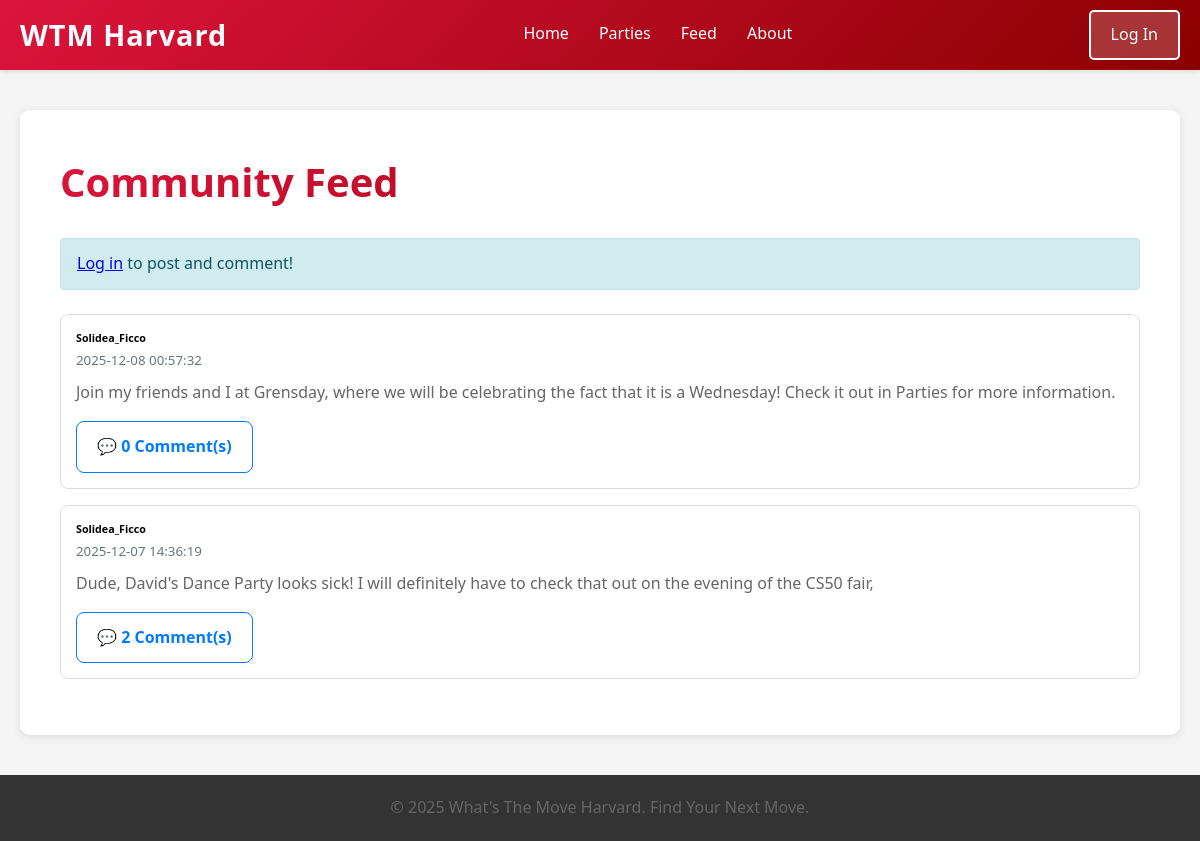
The page /feed on the database as committed earlier.
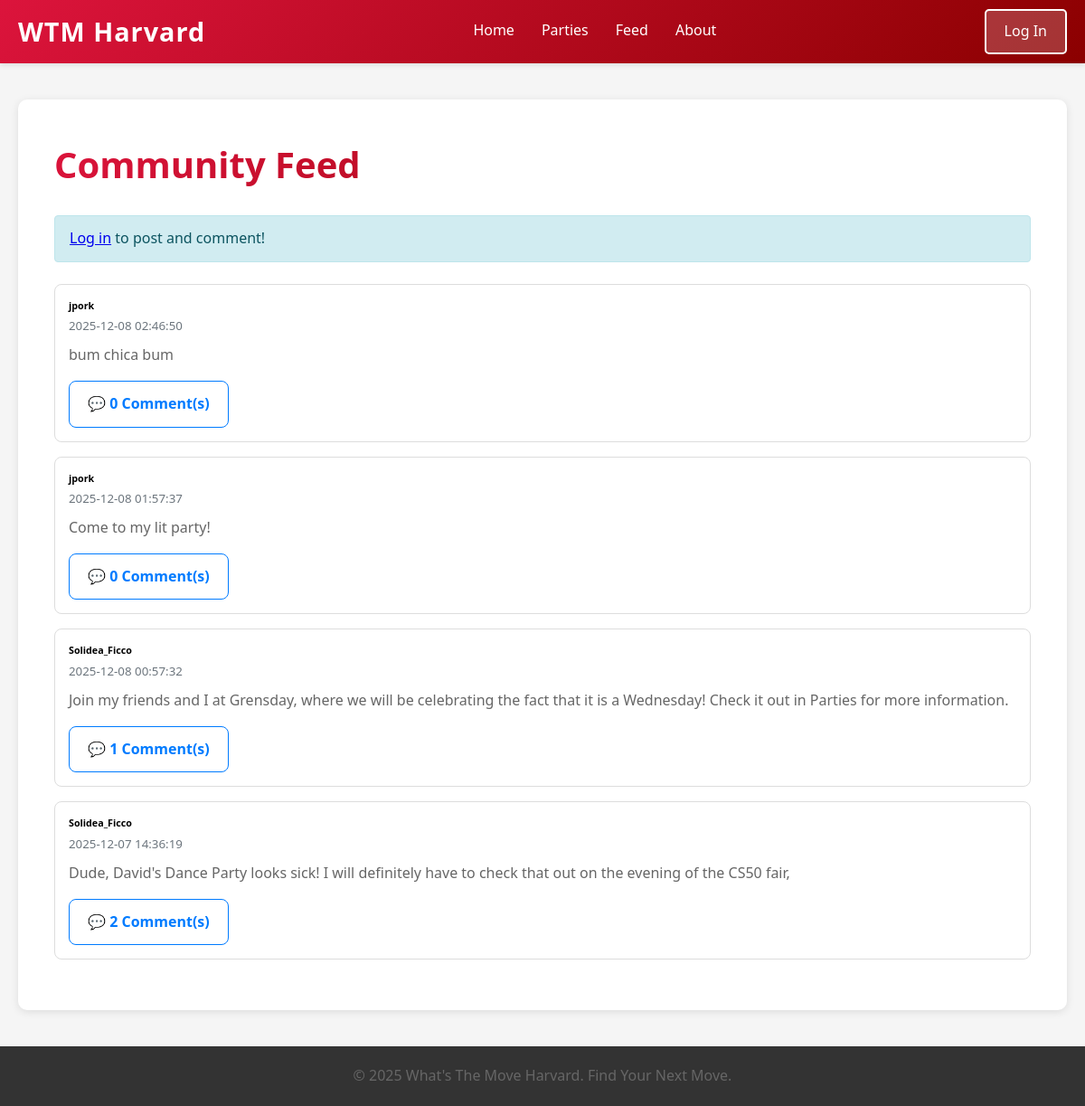
The same page on the database as committed later.
### tables this page shows
CREATE TABLE posts (
            id INTEGER PRIMARY KEY AUTOINCREMENT,
            user_id INTEGER NOT NULL,
            content TEXT NOT NULL,
            created_at TIMESTAMP DEFAULT CURRENT_TIMESTAMP, photo_path TEXT,
            FOREIGN KEY (user_id) REFERENCES users(id)
        );

### app.py (the view)
@app.route('/feed')
def feed():
    user = current_user()
    conn = get_db_connection()
    posts = conn.execute(
        """
        SELECT p.id,
               p.content,
               p.created_at,
               u.display_name AS username,
               COUNT(DISTINCT c.id) as comment_count
        FROM posts p
        JOIN users u ON p.user_id = u.id
        LEFT JOIN comments c ON p.id = c.post_id
        GROUP BY p.id
        ORDER BY p.created_at DESC
        """
    ).fetchall()
    conn.close()
    return render_template('feed.html', posts=posts, user=user)

### app.py (called while the page is built)
def get_db_connection():
    conn = sqlite3.connect(DATABASE)
    conn.row_factory = sqlite3.Row
    return conn

def current_user():
    if 'user_id' in session:
        return {'id': session['user_id'], 'email': session.get('user')}
    return None

### templates/feed.html (shortened to what this page needs)
{% extends "template.html" %}
{% block content %}
<div class="container mt-4">
    <h1 class="mb-4">Community Feed</h1>
    {% if session.get('user') %}
    <div class="card mb-4">
        <div class="card-body">
            <h5 class="card-title">Share something with the community</h5>
            <form action="{{ url_for('create_post') }}" method="post" enctype="multipart/form-data">
                <div class="mb-3">
                    <textarea
                        class="form-control"
                        name="content"
                        rows="3"
                        placeholder="What's happening at Harvard?"
                        required
                        maxlength="1000"
                    ></textarea>
                    <div class="form-text">Maximum 1000 characters</div>
                </div>
                <div class="mb-3">
                    <label for="photo" class="form-label">Add Photo (Optional)</label>
                    <input type="file" class="form-control" id="photo" name="photo" accept="image/*">
                    <small class="text-muted">PNG, JPG, GIF - Max 16MB</small>
                </div>
                <button type="submit" class="btn btn-primary">Post</button>
            </form>
        </div>
    </div>
    {% else %}
    <div class="alert alert-info mb-4">
        <a href="{{ url_for('login_page') }}">Log in</a> to post and comment!
    </div>
    {% endif %}
    <div class="posts-container">
        {% if posts %}
            {% for post in posts %}
            <div class="card mb-3">
                <div class="card-body">
                    <div class="d-flex justify-content-between align-items-start mb-2">
                        <div>
                            <h6 class="mb-0">{{ post.username }}</h6>
                            <small class="text-muted">{{ post.created_at }}</small>
                        </div>
                    </div>
                    <p class="card-text">{{ post.content }}</p>
                    <div class="d-flex align-items-center">
                        <a href="{{ url_for('view_post', post_id=post.id) }}" class="btn btn-sm btn-outline-primary">
                            💬 {{ post.comment_count }} Comment(s)
                        </a>
                    </div>
                </div>
            </div>
            {% endfor %}
        {% else %}
            <div class="alert alert-secondary">
                No posts yet. Be the first to share something!
            </div>
        {% endif %}
    </div>
</div>
{% endblock %}

Rows that differ between the two databases and show on the page:
added posts: username "jpork", created_at "2025-12-08 02:46:50", content "bum chica bum", comment_count "0"
added posts: username "jpork", created_at "2025-12-08 01:57:37", content "Come to my lit party!", comment_count "0"
computed for posts (number 3 of 4 on the later page): comment_count "0" → "1"
